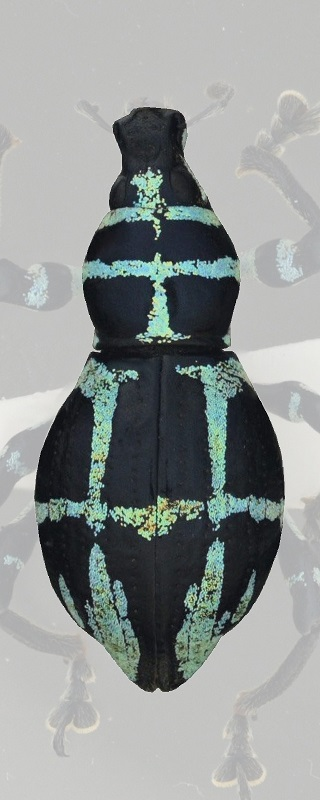
#> input picture 01.jpg, 320 x 800 px; its folder holds 2 pictures in this run
$ python run_aiirr.py   (older library calls are emulated)
#> lines starting #> are read from the running program, lines starting #| are printed output that depends on the picture; after the words box and inside, x2 and y2 are one past the last pixel; in counts of white or black regions, pixels touching at a corner belong together
### aiirr.py
#
# aiirr.py
#
#   Python imprementation for computation of AIIRR
#   (Area Integrity Index with Random Rearrangement)
#
#   Copyright (C) 2026, Masahiko Tanahashi
#
#   Last modified: 27 Aug 2026
#   First release: xx Aug 2026
#
#   E-mail: m.tanahashi.lucanid@gmail.com
#
# ------------------------------------------------------------------------
#
# This program is free software: you can redistribute it and/or modify
# it under the terms of the GNU General Public License as published by
# the Free Software Foundation, either version 3 of the License, or
# (at your option) any later version.
#
# This program is distributed in the hope that it will be useful,
# but WITHOUT ANY WARRANTY; without even the implied warranty of
# MERCHANTABILITY or FITNESS FOR A PARTICULAR PURPOSE.  See the
# GNU General Public License for more details.
#
# You should have received a copy of the GNU General Public License
# along with this program.  If not, see <https://gnu.org>.
#
# ------------------------------------------------------------------------
#
# The latest version of this file will be avairable from GitHub repository of the author:
#    https://github.com/mtlucanid/pyAIIRR
#
# Before use, please install required Python libraries from the command shell:
#    $ pip install numpy opencv-python screeninfo
#
# For an example of using this module, see 'run_aiirr.py' in the pyAIIRR repository.
#
# For the details of AIIRR, please refer to our original papers:
#    Tanahashi M, Lin M-C, Lin C-P (2025). Area Integration Index with Random Rearrangement
#       (AIIRR): a new concept for quantifying disruptive colorations. Methods in Ecology
#       and Evolution, 16(8), 1781–1795. https://doi.org/10.1111/2041-210X.70085
#    Tanahashi M, Huang J-P (2026). pyAIIRR: A Python implement for Area Integration Index with
#       Random Rearrangement (AIIRR). To be submitted to Bioinfomatics.

import cv2
import sys
import math
import random
import numpy as np
import imagehelper as ih

##########################################################
## Constants (*which does not need to change frequently)
MASK_THRESHOLD = 127     # When mask is a grayscale image, pixels less than this will be treated as zero (default: 127)
OUTER_GREY_VALUE = 127   # Paint outside ROI in this color (default: 127)
GAUSSIAN_FILTER_SIZE = 5 # Size of Gaussian filter (default: 5)
NOISE_THRESHOLD = 0.001  # Ignore small region less than [area_roi * NOISE_THRESHOLD] (default: 0.001)
                         #  Use 0 (or None) will improve the calculation speed

##########################################################
## Enumerative Constants
SELECT_LIGHTER = 0
SELECT_DARKER = 1
SELECT_BOTH = 2

##########################################################
## The main function of this module
def compute_aiirr(
    img: np.ndarray = None,
    mask: np.ndarray = None,
    img_file: str = None,
    mask_file: str = None,
    region_select: int = SELECT_DARKER,
    num_gaussian_filters: int = 25,
    shake_amplitude: float = 20,
    shake_aspect_ratio: float = None,
    shake_deflection_angle: float = None,
    num_bootstrap_iterations: int = 50,
    random_seed: int = None,
    output_prefix: str = None,
    output_images: bool = False,
    animation: bool = True,
    animation_wait: int = 100,
    console: bool = True,
) -> dict:
    """Calculates AIIRR (Area Integrity Index with Random Rearrangement)

    Parameters:
    -----------
    img : np.ndarray
        Target image with camouflage pattern.
    mask : np.ndarray
        Binary mask outlining the subject/object boundary.
    img_file : str (optional)
        Path to the target input image with camouflage pattern.
    mask_file : str (optional)
        Path to binary mask outlining the subject/object boundary.
    select_darker_pixel : bool
        A flag whether the program use darker area as the background that is separated by colorations.
    num_gaussian_filters : int (n)
        Number of Gaussian blur iterations applied (pre/post blurring).
    shake_amplitude : float (d)
        Maximum pixel displacement during random rearrangement.
    shake_aspect_ratio : float (or, None)
        Aspect ratio (0 to inf) in the direction of deflection angle. Set this to None disable the directional shake.
    shake_deflection_angle : float (or, None)
        Deflection angle (0 to 180) for directional shake operation. Set this to None disable the directional shake.
    num_bootstrap_iterations : int (N)
        Number of random rearrangement bootstrapping iterations.
    random_seed : int (or, None)
        Random number seed. Setting this to None will use the system default (initialized by time at every run)
    animation : bool
        Enable animation during the bootstrap calculations.
    animation_wait : int
        Duration (milliseconds) to show each image in the animation.
    console : bool
        Enable console output during the bootstrap calculations. Setting this to False will show a simple progress.

    Returns:
    --------
    dict containing:
        mean_aii          : Mean AII value across iterations (Range: 0 to 1).
        mean_region_count : Mean number of separate regions across iterations.
        aii_values        : A numpy array of AII values in each iteration.
        region_counts     : A numpy array of the numbers of separate regions in each iteration.
    """
#> called with img_file = '01.jpg', mask_file = '01.png', region_select = 1, num_gaussian_filters = 25, shake_amplitude = 20, num_bootstrap_iterations = 100, output_images = False, animation = True

    # 0. Initialize the random seed
    if random_seed is not None:
        random.seed(random_seed)

    # 1. Load image in grayscale
    if img is None:
        # cv2.imread() with cv2.IMREAD_GRAYSCALE flag returns a numpy.ndarray
        # with the data type (dtype) of numpy.uint8 (0 to 255)
        img = cv2.imread(img_file, cv2.IMREAD_GRAYSCALE)
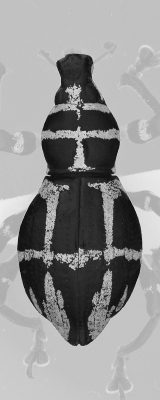
#> img: shape (800, 320) (shown at 1/2 size); min 0, max 243, mean 148
        if img is None:
            raise FileNotFoundError(f"Could not load image at {img_file}")
    else:
        if img_file is not None:
            print(f"Ignoring img_file={img_file} as img is specified")

    # -> Start animation
    if animation:
        ih.imshow_init(img)
#> (the call stopped at in imshow_init, `if width > screen_width:`: screeninfo is not available in this run)
        ih.imshow(img, animation_wait * 10)

    # 2. Mask handling
    if mask is None:
        if mask_file is not None:
            mask = cv2.imread(mask_file, cv2.IMREAD_GRAYSCALE)

    if mask is None:
        mask = np.full_like(img, 255, np.uint8)
    else:
        # cv2.threshold() returns a np.ndarray of the same type of input array (np.uint8)
        _, mask = cv2.threshold(mask, MASK_THRESHOLD, 255, cv2.THRESH_BINARY)
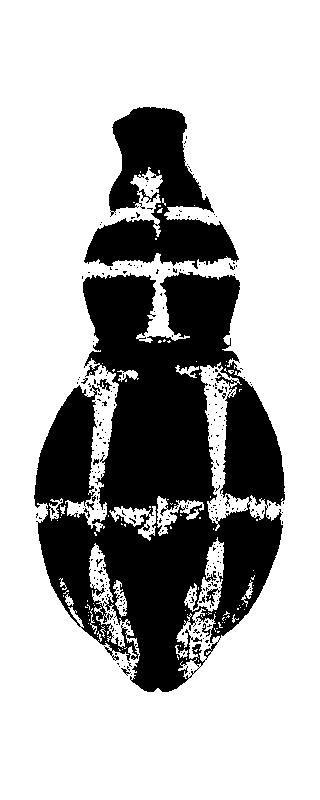
#> mask: shape (800, 320); 71.1% white; 302 black regions (292 under 20 px), largest, box (x1, y1, x2, y2) and area: (34, 272, 285, 692) 60729, (84, 107, 239, 269) 12227, (97, 379, 112, 391) 76


    # 3. Area and RSS of the entire ROI
    _y, _x = np.where(mask != 0)
    if len(_x) == 0:
        raise ValueError("The mask has no foreground region")
    area_roi = len(_x)
#> area_roi = 181925
    rss_roi = compute_rss(_y, _x)
#> in compute_rss, `mean_x = np.mean(x_coords)`: mean_x = 159.5
#> in compute_rss, `mean_y = np.mean(y_coords)`: mean_y = 387.8
#> in compute_rss, `s_xx = np.sum((x_coords - mean_x) ** 2)`: s_xx = 1.95e+09
#> in compute_rss, `s_yy = np.sum((y_coords - mean_y) ** 2)`: s_yy = 1.21e+10
#> rss_roi = 1.4e+10

    # 4. Set the minimum region size
    if NOISE_THRESHOLD and NOISE_THRESHOLD > 0:
        min_region_size = int(area_roi * NOISE_THRESHOLD)
#> min_region_size = 181
    else:
        min_region_size = None

    # -> Console output
    if console:
        print(
            f"Common_stats\n"
            f"area_roi   : {area_roi}\n"
            f"min_region : {min_region_size}\n"
            f"rss_roi    : {rss_roi:.2f}\n"
        )

    # 5. Threshold the image inside the mask (generate a 8-bit grayscale image (np.uint8))
    binary_pattern = threshold_inside_mask(img, mask, (region_select == SELECT_DARKER))
#> in threshold_inside_mask, `thresh_val, _ = cv2.threshold( masked_pixels, 0, 255, cv2.THRESH_BINAR..`: thresh_val = 182
#> in threshold_inside_mask, `binary_pattern = cv2.bitwise_and(binary_pattern, mask)`:
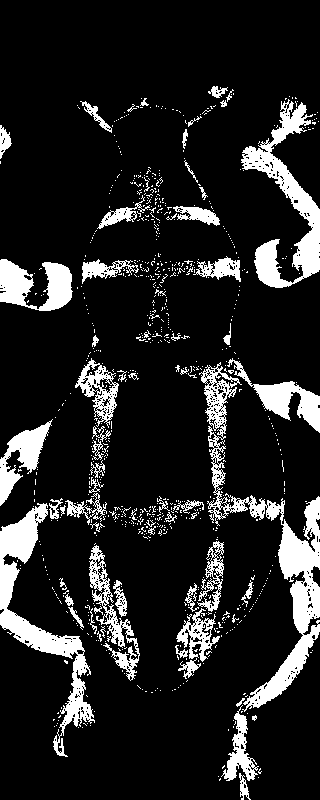
#> binary_pattern: shape (800, 320); 14% white; 804 white regions (737 under 20 px), largest, box (x1, y1, x2, y2) and area: (199, 362, 320, 712) 7303, (0, 503, 95, 757) 5059, (241, 99, 320, 288) 4728

    # 6. Paint the outside area in gray
    binary_pattern[mask == 0] = OUTER_GREY_VALUE
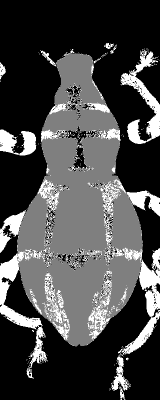
#> binary_pattern: shape (800, 320) (shown at 1/2 size); min 0, max 255, mean 72.4

    # -> Show the animation
    if animation:
        ih.imshow(binary_pattern, animation_wait * 10)

    # 7. Pre-blur filtering
    blurred_img = binary_pattern.copy()
    for _ in range(num_gaussian_filters):
        blurred_img = cv2.GaussianBlur(
            blurred_img,
            (GAUSSIAN_FILTER_SIZE, GAUSSIAN_FILTER_SIZE),
            0,
        )
#> this loop made 25 passes
#> pass 1, in compute_aiirr, `blurred_img = cv2.GaussianBlur( blurred_img, (GAUSSIAN_FILTER_SIZE, GA..`:
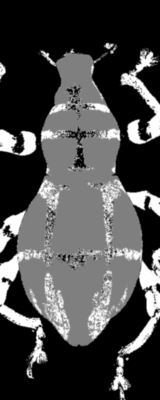
#> blurred_img: shape (800, 320) (shown at 1/2 size); min 0, max 255, mean 72.4
#> after the loop:
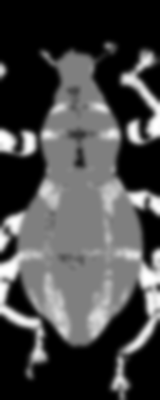
#> blurred_img: shape (800, 320) (shown at 1/2 size); min 0, max 255, mean 72.4

    # 8. Bootstrap Loop (Random Rearrangement)
    aii_list = []
    nregion_list = []
    for bt in range(num_bootstrap_iterations):

        # 9. Generate two random numbers: u and z
        #  u : Uniform distribution, [0, 1)
        #  z : Normal distribution, N(0, 1)
        u = random.random()
        z = random.gauss(0, 1)

        # 10. Determine the shake vector, (dx, dy)
        #  theta : Random shake angle (= 2PIu)
        #  phi   : Deflection angle
        #  r     : Aspect ratio
        #
        #      | dx |        | cos(phi) -sin(phi) |  | r * cos(theta) |
        #  v = |    | = |zd| |                    |  |                |
        #      | dy |        | sin(phi)  cos(phi) |  |     sin(theta) |
        #
        theta = u * math.pi * 2
        length = abs(z * shake_amplitude)

        if (shake_deflection_angle is not None) and (shake_aspect_ratio is not None):
            phi = shake_deflection_angle / 180 * math.pi
            r = shake_aspect_ratio
        else:
            phi = 0
            r = 1

        cp = math.cos(phi)
        sp = math.sin(phi)
        ct = math.cos(theta)
        st = math.sin(theta)

        dx = round(length * (cp * r * ct - sp * st))
        dy = round(length * (sp * r * ct + cp * st))

        #* Alternatively, you can simply generate random pixel shift like as:
        #*  dx = np.random.randint(-shake_amplitude, shake_amplitude + 1)
        #*  dy = np.random.randint(-shake_amplitude, shake_amplitude + 1)

        # 10. Generate a shifted image
        M = np.float32([[1, 0, dx], [0, 1, dy]])
        shifted_img = cv2.warpAffine(
            blurred_img, M, (blurred_img.shape[1], blurred_img.shape[0])
        )

        # 11. Blend the original and shifted images
        blended = cv2.addWeighted(blurred_img, 0.5, shifted_img, 0.5, 0)

        # 12. Generate a shifted mask (intermediate of the original and shifted images)
        M = np.float32([[1, 0, int(dx/2)], [0, 1, int (dy/2)]])
        shifted_mask = cv2.warpAffine(
            mask, M, (mask.shape[1], mask.shape[0]),
            borderMode=cv2.BORDER_CONSTANT, borderValue=0
        )

        # 13. Thresholding inside the mask
        resegmented = threshold_inside_mask(blended, shifted_mask)

        # 14. Area thresholdings: internally runs the connected component
        #     analysis twice (see connectedComponents2())
        if min_region_size:
            resegmented = areaThreshold(
                *connectedComponents2(
                    resegmented,
                    shifted_mask,
                    add_bg = True, # ALWAYS be True to remove small background regions
                ), # Four return values will be unpacked here
                min_region_size,
                min_region_size,
            )

        # 15. Connected component analysis
        num_labels, labels, stats, _ = connectedComponents2(
            resegmented,
            shifted_mask,
            add_bg = (region_select == SELECT_BOTH),
        )

        # 16. Calculate AII for this filtered image
        area_total, nregions, rss_total, rss_within, aii = compute_aii(num_labels, labels)

        # 17. Add values of this bootstrap iteration to the lists
        aii_list.append(aii)
        nregion_list.append(nregions)

        # -> Console output
        if console:
            print(
                f"Iteration  : {bt + 1}\n"
                f"area_total : {area_total}\n"
                f"nregions   : {nregions}\n"
                f"rss_total  : {rss_total:.2f}\n"
                f"rss_within : {rss_within:.2f}\n"
                f"AII        : {aii:.4f}\n"
            )
        # otherwise, show a progress bar if the standard output is not a file or a pipe
        elif sys.stdout.isatty():
            if bt+1 < num_bootstrap_iterations:
                print(f"\rIteration: {bt+1}/{num_bootstrap_iterations}", end="", flush=True)
            else:
                print(f"\rIteration: {bt+1}/{num_bootstrap_iterations}")

        # -> Show the animation
        if animation:

            # Get indices of labels sorted by area (cv2.CC_STAT_AREA = 4), skipping background (label 0)
            label_indices = list(range(1, num_labels))
            label_indices.sort(key=lambda i: stats[i, cv2.CC_STAT_AREA], reverse=True)  # Largest first

            # Create an empty BGR color output image
            output_img = np.zeros((*resegmented.shape, 3), dtype=np.uint8)

            # Number of colors used
            ncolors = 8 # or, max(1, len(label_indices))

            # Assign colors based on size rank (e.g., using a colormap or custom palette)
            for rank, label in enumerate(label_indices):
                # Generate a distinct color (e.g., scaling hue or picking from a colormap)
                # Here we map the rank to a 0-255 hue value for HSV, or pick distinct BGR colors
                hue = int(180 * (rank % ncolors) / ncolors)
                color_hsv = np.uint8([[[hue, 255, 255]]])
                color_bgr = cv2.cvtColor(color_hsv, cv2.COLOR_HSV2BGR)[0, 0].tolist()
                # Paint the component pixels
                output_img[labels == label] = color_bgr

            # Show the colored output
            ih.imshow(output_img, animation_wait)
#> this loop made 100 passes
#> (num_labels, area_total) on passes 1 to 7: (23, 42746), (19, 50741), (16, 53149), (19, 49949), (23, 52915), (16, 51442), (23, 42506)
#> pass 1, in threshold_inside_mask (call 2), `_, binary_pattern = cv2.threshold(img, thresh_val, 255, cv2.THRESH_BIN..`:
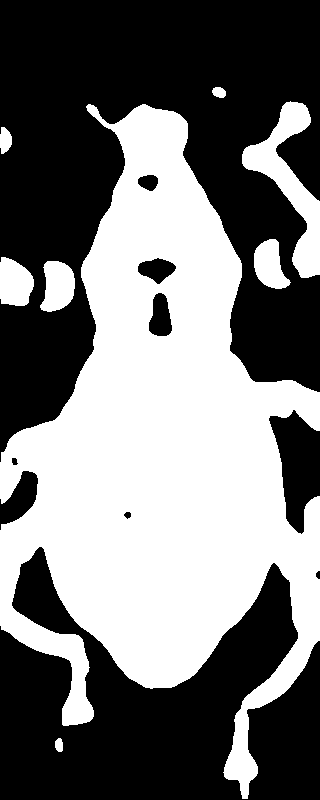
#> binary_pattern: shape (800, 320); 45.9% white; 8 white regions, largest, box (x1, y1, x2, y2) and area: (0, 104, 320, 799) 108655, (242, 101, 320, 278) 4620, (40, 261, 75, 312) 1335
#> (the rest of the program and of its run is left out)
